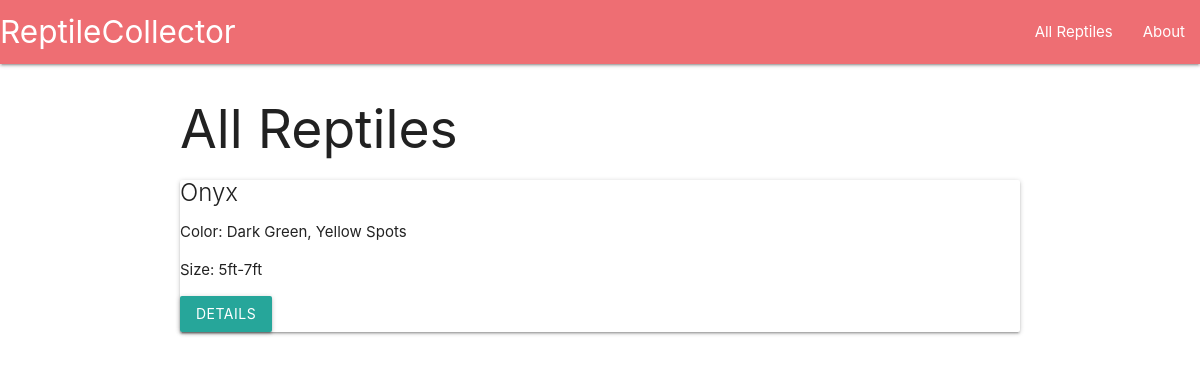
The app's page /, older data.
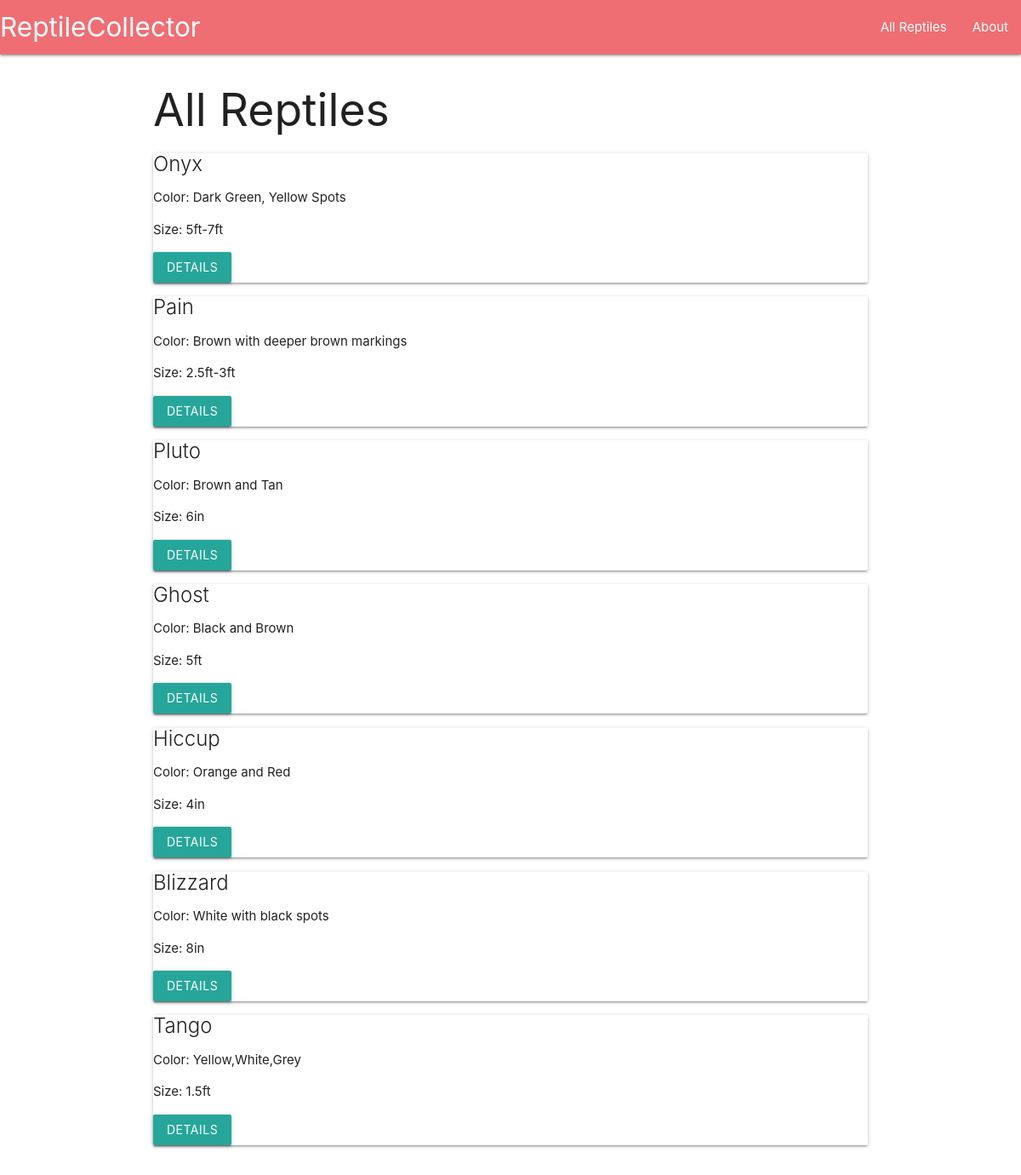
The same page, newer data.
### reptiles/models.py (models this page shows, shortened)
class Reptile(models.Model):
    name = models.CharField(max_length=100)
    species = models.CharField(max_length=100)
    color = models.CharField(max_length=50)
    size = models.CharField(max_length=20)
    description = models.TextField(max_length=300)

### reptiles/views.py (the view)
# urls.py: path('', index, name='index'),
def index(request):
    reptiles = Reptile.objects.all()
    return render(request, 'reptiles/index.html', {'reptiles': reptiles})

### reptiles/templates/reptiles/index.html
{% extends 'base.html' %}
{% block content %}
  <h2 class="my-4">All Reptiles</h2>
  <div class="row">
    {% for reptile in reptiles %}
      <div class="col-md-4 mb-4">
        <div class="card">
          <div class="card-body">
            <h5 class="card-title">{{ reptile.name }}</h5>
            <p class="card-text">Color: {{ reptile.color }}</p>
            <p class="card-text">Size: {{ reptile.size }}</p>
            <a href="{% url 'reptile_detail' reptile.id %}" class="btn btn-primary">Details</a>
          </div>
        </div>
      </div>
    {% endfor %}
  </div>
{% endblock %}

### reptiles/templates/base.html (shortened to what this page needs)
<!DOCTYPE html>
<html lang="en">
<head>
    <link rel="stylesheet" href="https://cdnjs.cloudflare.com/ajax/libs/materialize/1.0.0/css/materialize.min.css">
</head>
<body>
    <nav>
        <div class="nav-wrapper">
            <a href="{% url 'index' %}" class="brand-logo">ReptileCollector</a>
            <ul id="nav-mobile" class="right hide-on-med-and-down">
                <li><a href="{% url 'index' %}">All Reptiles</a></li>
                <li><a href="{% url 'about' %}">About</a></li>
            </ul>
        </div>
    </nav>
    <div class="container">
        {% block content %}
        {% endblock %}
    </div>
</body>
</html>

Row changes from the older to the newer data that the page shows:
added Reptile: name "Pain", color "Brown with deeper brown markings", size "2.5ft-3ft"
added Reptile: name "Pluto", color "Brown and Tan", size "6in"
added Reptile: name "Ghost", color "Black and Brown", size "5ft"
added Reptile: name "Hiccup", color "Orange and Red", size "4in"
added Reptile: name "Blizzard", color "White with black spots", size "8in"
added Reptile: name "Tango", color "Yellow,White,Grey", size "1.5ft"
